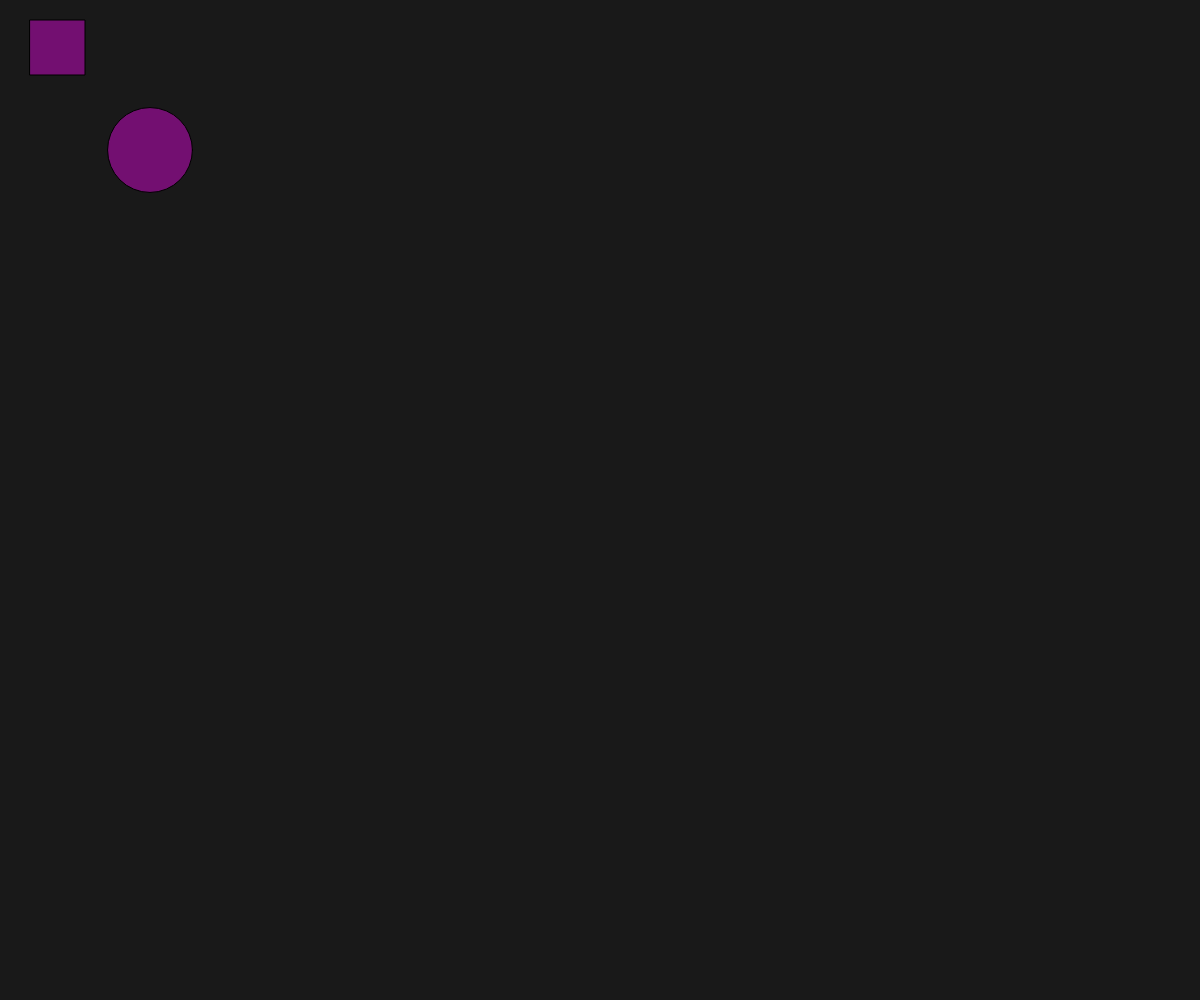
Frame 1 (no input)
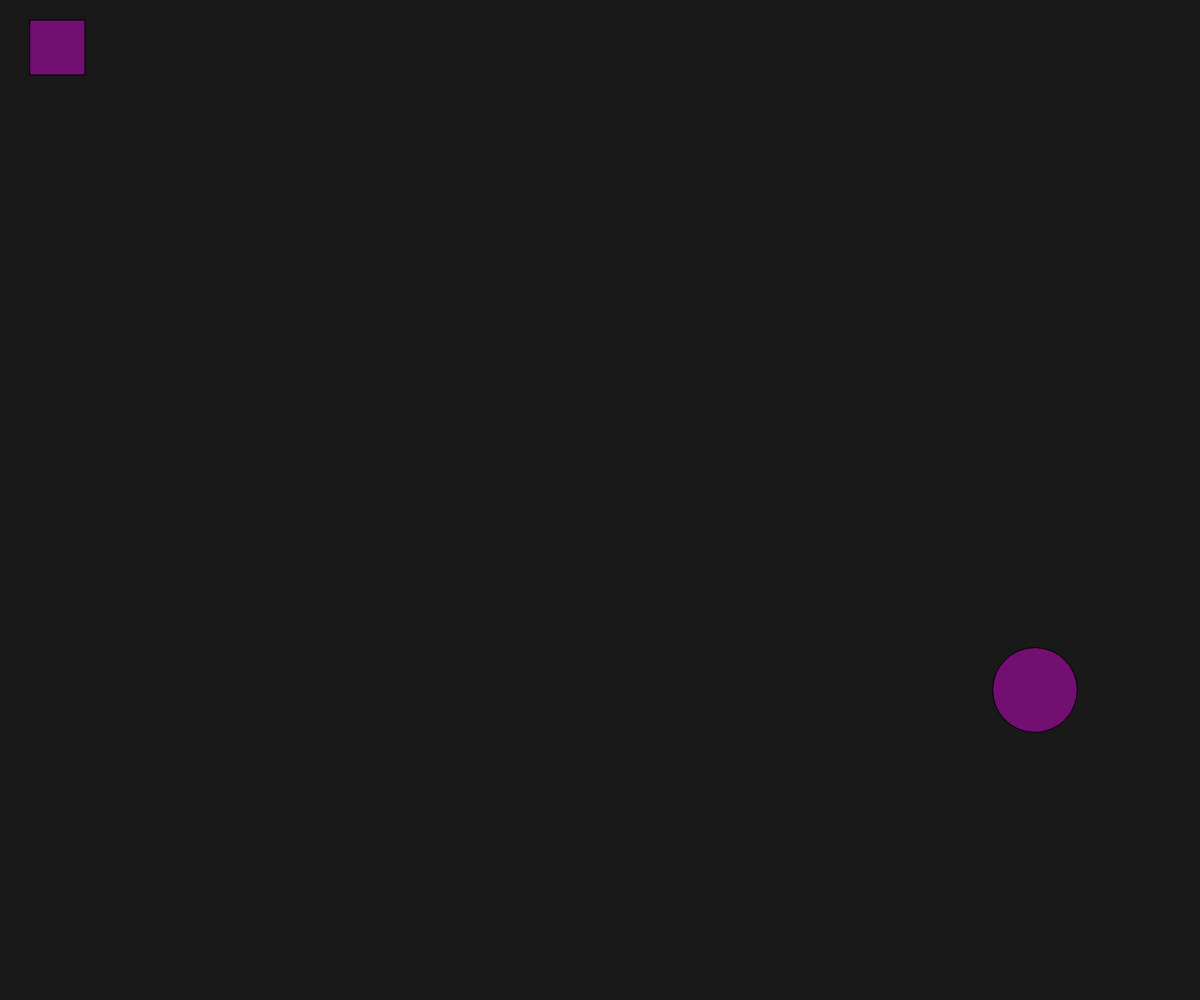
Frame 60 (no input)
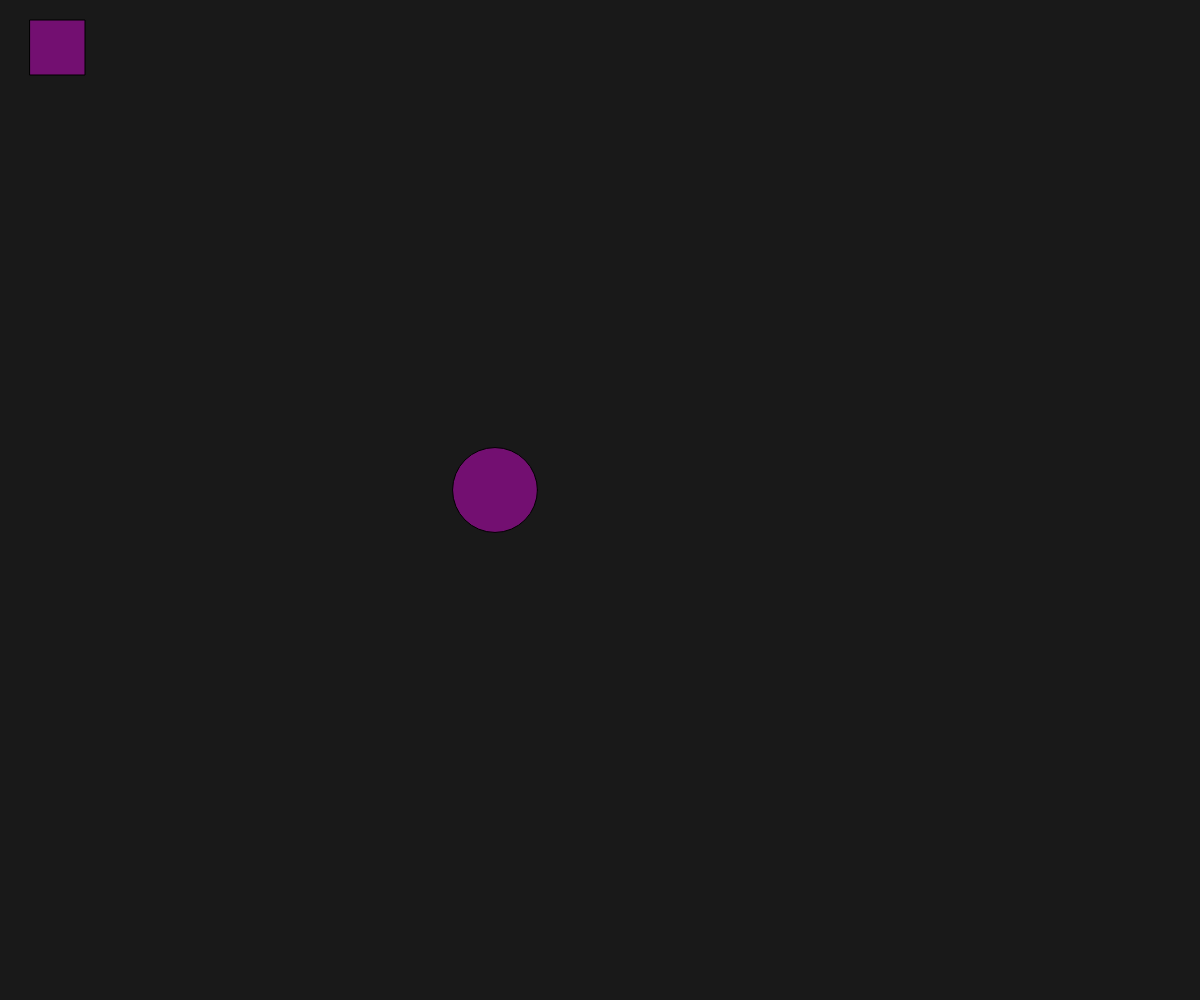
Frame 120 (the mouse pressed at the canvas centre since frame 60)

The p5.js sketch that drew these frames (run headless with seeded random() and noise() and a simulated clock; from frame 60 on, the mouse is pressed at the canvas centre):

// p5.js sketch
// ── sketch.js
var x = 150;
var y = 150;
var xspeed = 15;
var yspeed = 20;


function setup() {
  createCanvas(windowWidth, windowHeight);
  background (25);

}

function draw() {

	//distance from center of the screen
	var d = dist(100, 100, 40, 40);
    background(25);
  	fill (255, 0, 250, 100);
  	ellipse (x, y, d, d);

  	//bouncing horizontally
 	 x = x + xspeed;
  	
  	 if (x > windowWidth || x < 0)  {
     	xspeed = -xspeed;
  	}

  	//bouncing veritcally
  	y = y + yspeed;

  	if (y > windowHeight || y < 0) {
	 	  yspeed = -yspeed;
  	}

    rect(30, 20, 55, 55);

}
